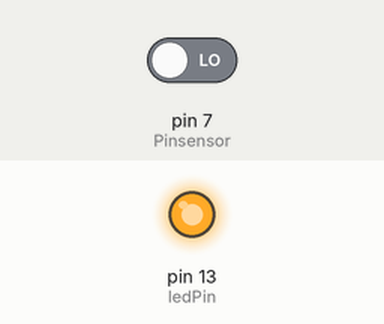
Simulated run of this sketch. Board: Arduino Uno, built with avr-gcc and run on an emulated ATmega328P. Shown: output pins drawn as LEDs (lit = HIGH). Inputs (shaded band) come from the test bench; at power-on: pin 7 (Pinsensor) LOW.

Above: at 1.2 s.
1.3 s: pin 7 (Pinsensor) driven HIGH
At 1.8 s:
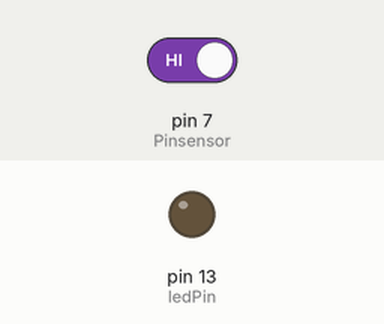
2.8 s: pin 7 (Pinsensor) driven LOW
At 4.2 s:
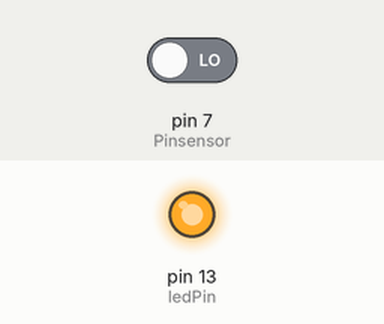
Timing chart, 0 to 5.8 s (numbered marks = the images above; inputs shaded):
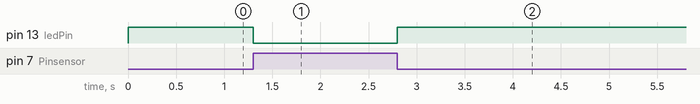

The sketch:

vibration_switch.ino
```cpp
/*
Sensor Vobracion, enciende el led conectado en el pin 13 al detectar vibracion

Conecciones:
1- Pin OUT del sensor conectado al pin 7 del arduino.

Este sensor normalmente emite señal en alto, cuando detecta vibracion pone la señal en bajo.

Creado Octubre 2014
por
Julio Aguirre
Para
MakerColombia

Este ejemplo es de dominio publico
 */


int ledPin = 13; // Pin donde esta conectado el led
int Pinsensor = 7; // pin donde esta conectado la salida del modulo sensor vibracion;
int valor = 0; // Variable donde se almacena la lectura del pin del sensor para verificar su estado alto o bajo

void setup () {
  pinMode (Pinsensor, INPUT); // define el puerto de entrada donde esta conectado el sensor.
  pinMode (ledPin, OUTPUT);   //define como puerto de salida el pin donde esta conectado el led
}

void loop () {
  valor = digitalRead (Pinsensor); // Lee el estado de la señal presente en el pin del sensor y lo almacena en la variable valor;
  if (HIGH == valor){ // verifico si valor esta en alto

    digitalWrite (ledPin, LOW); // detecto vibracion, enciendo el led.
  }
  else {
    digitalWrite (ledPin, HIGH); // no hay vibracion, apago el led
  }
}
```

Measured:
- after the input at 1.3 s, pin 13 (ledPin): HIGH → LOW at once
- after the input at 2.8 s, pin 13 (ledPin): LOW → HIGH at once
